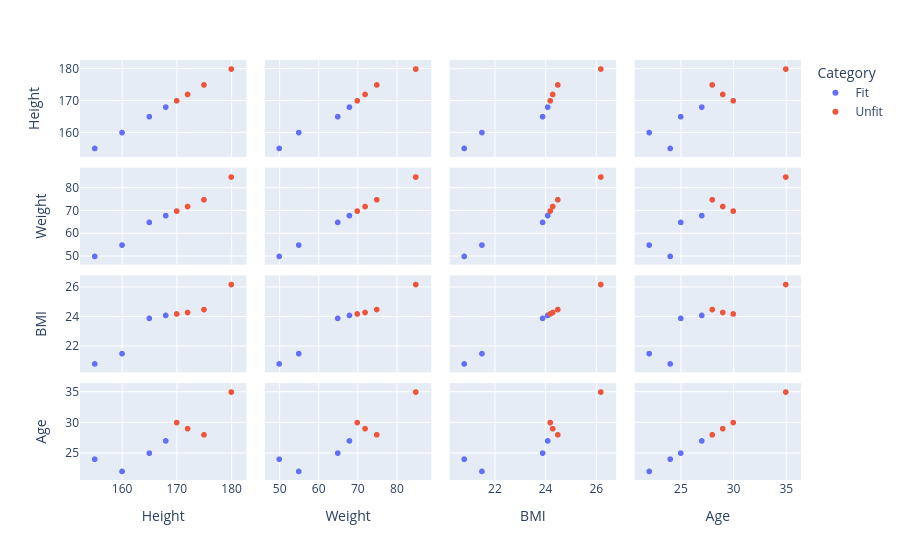

Notebook code for this chart:
### Code cell
px.scatter_matrix(data_frame=df_health,dimensions=["Height","Weight","BMI","Age"],color="Category")

### Figure 1 — Plotly figure (JSON) as saved in the notebook; plotly's stock layout.template omitted (floating-point values rounded to 4 significant figures)
{"data": [{"dimensions": [{"axis": {"matches": true}, "label": "Height", "values": [160, 165, 155, 168]}, {"axis": {"matches": true}, "label": "Weight", "values": [55, 65, 50, 68]}, {"axis": {"matches": true}, "label": "BMI", "values": [21.5, 23.9, 20.8, 24.1]}, {"axis": {"matches": true}, "label": "Age", "values": [22, 25, 24, 27]}], "hovertemplate": "Category=Fit<br>%{xaxis.title.text}=%{x}<br>%{yaxis.title.text}=%{y}<extra></extra>", "legendgroup": "Fit", "marker": {"color": "#636efa", "symbol": "circle"}, "name": "Fit", "showlegend": true, "type": "splom"}, {"dimensions": [{"axis": {"matches": true}, "label": "Height", "values": [170, 175, 180, 172]}, {"axis": {"matches": true}, "label": "Weight", "values": [70, 75, 85, 72]}, {"axis": {"matches": true}, "label": "BMI", "values": [24.2, 24.5, 26.2, 24.3]}, {"axis": {"matches": true}, "label": "Age", "values": [30, 28, 35, 29]}], "hovertemplate": "Category=Unfit<br>%{xaxis.title.text}=%{x}<br>%{yaxis.title.text}=%{y}<extra></extra>", "legendgroup": "Unfit", "marker": {"color": "#EF553B", "symbol": "circle"}, "name": "Unfit", "showlegend": true, "type": "splom"}], "layout": {"dragmode": "select", "legend": {"title": {"text": "Category"}, "tracegroupgap": 0}, "margin": {"t": 60}}}
